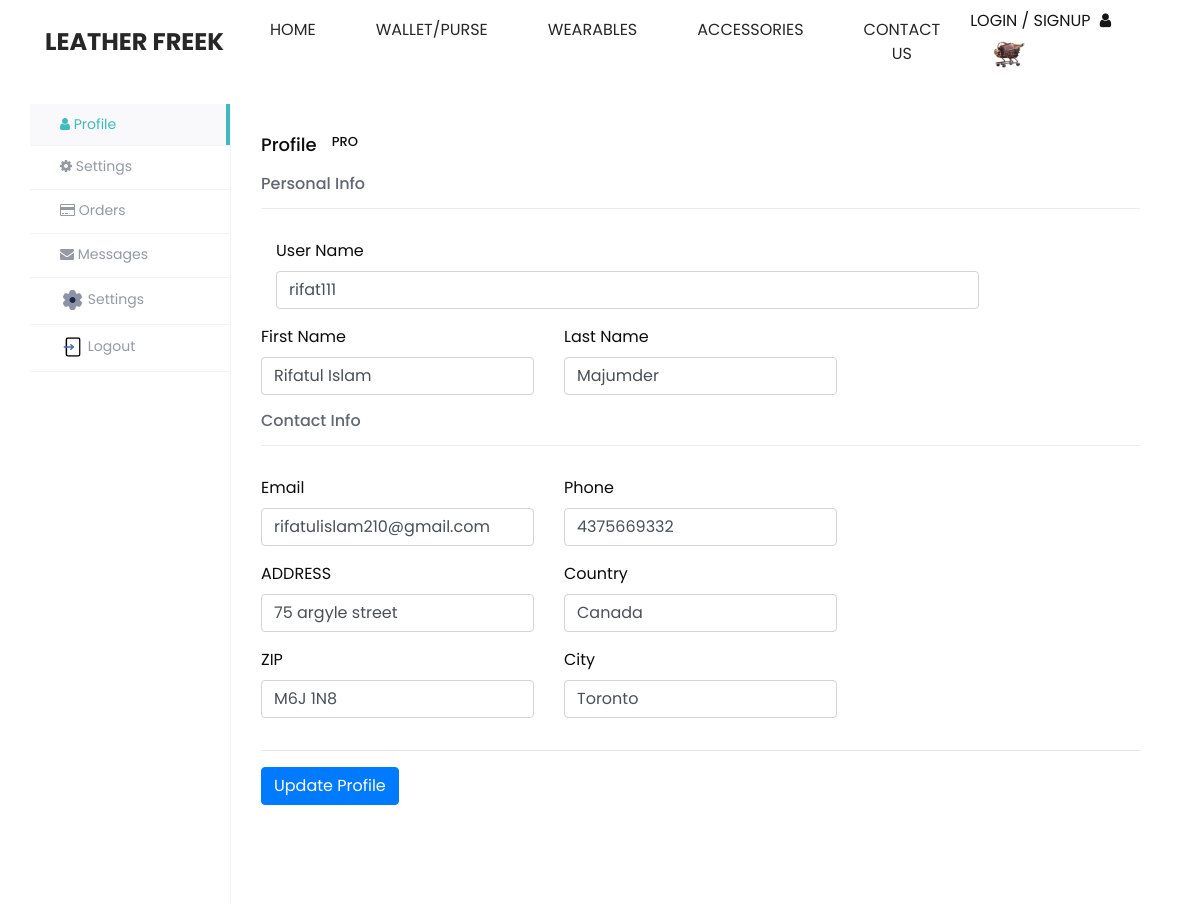
/accounts/profile/ (signed in), run on the app's committed database.
### leather_web/models.py (models this page shows)
class User_Record(models.Model):
    user = models.ForeignKey(User, on_delete=models.CASCADE, related_name='records', null=True)
    user_record_id = models.AutoField(primary_key=True)
    first_name = models.CharField(max_length=100 , blank=True , null=True)
    last_name = models.CharField(max_length=100 , blank=True , null=True)
    user_name = models.CharField(max_length=100)
    user_email = models.EmailField(max_length=100)
    user_phone = models.CharField(max_length=15)
    country = models.CharField(max_length=100 , blank=True , null=True)
    city = models.CharField(max_length=100 , blank=True , null=True)
    zip_code = models.CharField(max_length=10 , blank=True , null=True)
    address = models.TextField(blank=True , null=True)
    def __str__(self):
        return self.user_name

### leather_web/views.py (the view)
# urls.py: path('accounts/profile/' , views.user_profile , name = 'user_profile'),
def user_profile(request):
    if request.user.is_authenticated:
        user = request.user
        user_record, created = User_Record.objects.get_or_create(user=user)
        print('user rewcord',user_record)
        if user_record:
            return render(request, 'events/user_profile.html', {'user': user_record})
        else:
            user_record = User.objects.filter(username=user.username).first()
            return render(request, 'events/user_profile.html', {'user': user_record})
    else:
        return redirect('user_login')

### leather_web/templates/events/user_profile.html (shortened to what this page needs)
{% load static %}
{% load custom_tags %}
{% block content %}
<!DOCTYPE html>
<html lang="en">
<head>
  <link rel="stylesheet" type="text/css" href="{% static 'css/bootstrap.css' %}" />
  <link href="{% static 'css/font-awesome.min.css' %}" rel="stylesheet" />
  <link href="{% static 'css/style.css' %}" rel="stylesheet" />
  <link href="{% static 'css/responsive.css' %}" rel="stylesheet" />
</head>
<body>
  <div class="">
    {% include 'events/head_nav.html' %}
  </div>
<div class="container">
    <div class="view-account">
        <section class="module">
            <div class="module-inner">
                <div class="side-bar">
                    <nav class="side-menu">
                        <ul class="nav">
                            <li class="active"><a href="#" class="nav-link" data-target="#profile-container"><span class="fa fa-user"></span> Profile</a></li>
                            <li><a href="#" class="nav-link" data-target="#settings-container"><span class="fa fa-cog"></span> Settings</a></li>
                            <li><a href="#" class="nav-link" data-target="#orders-container"><span class="fa fa-credit-card"></span> Orders</a></li>
                            <li><a href="#" class="nav-link" data-target="#messages-container"><span class="fa fa-envelope"></span> Messages</a></li>
                            <li>
                                <a href="#" id="settingsLink" class="nav-link" data-target="#drive-container">
                                    <span class="svg-icon">
                                        <img src="{% static 'images/settings.svg' %}" alt="Settings Icon" width="24" height="24">
                                    </span>
                                    Settings
                                </a>
                            </li>
                            <li>
                                <a href="#" class="nav-link" data-target="#reminders-container">
                                    <span class="svg-icon">
                                        <img src="{% static 'images/logout.svg' %}" alt="Logout Icon" width="24" height="24">
                                    </span>
                                    Logout
                                </a>
                            </li>
                        </ul>
                    </nav>
                </div>
                <div class="content-panel" id="profile-container">
                  <h2 class="title">Profile<span class="pro-label label label-warning">PRO</span></h2>
                  <form id="profileForm" class="form-horizontal" action="{% url 'update_profile' %}" >
                    <fieldset class="fieldset">
                        <h3 class="fieldset-title">Personal Info</h3>
                        <div class="form-group">
                            <label class="col-md-2 col-sm-3 col-xs-12 control-label">User Name</label>
                            <div class="col-md-10 col-sm-9 col-xs-12">
                                <input type="text" name="user_name" class="form-control" value="{{ user.user_name }}">
                            </div>
                        </div>
                      <div class="row">
                        <div class="col-md-4 col-sm-6 col-xs-12">
                          <div class="form-group">
                              <label name="first_name" class="control-label">First Name</label>
                              <input type="text" name="first_name" class="form-control" value="{{ user.first_name }}">
                          </div>
                      </div>
                        <div class="col-md-4 col-sm-6 col-xs-12">
                              <div class="form-group">
                                  <label name="last_name" class="control-label">Last Name</label>
                                  <input type="text" name="last_name" class="form-control" value="{{ user.last_name }}">
                              </div>
                          </div>
                    </div>
                  </fieldset>
                  <fieldset class="fieldset">
                        <h3 class="fieldset-title">Contact Info</h3>
                        <div class="row">
                            <div class="col-md-4 col-sm-6 col-xs-12">
                                <div class="form-group">
                                    <label class="control-label">Email</label>
                                    <input type="text" type="email" class="form-control" value="{{ user.email|default_if_none:user.user_email|default:user.user_email }}">
                                </div>
                            </div>
                            <div class="col-md-4 col-sm-6 col-xs-12">
                                <div class="form-group">
                                    <label class="control-label">Phone</label>
                                    <input name="user_phone" type="number" class="form-control" value="{{ user.user_phone }}">
                                </div>
                            </div>
                        </div>
                        <div class="row">
                          <div class="col-md-4 col-sm-6 col-xs-12">
                            <div class="form-group">
                                <label class="control-label">ADDRESS</label>
                                <input name="address" type="text" class="form-control" value="{{ user.address }}">
                            </div>
                        </div>
                              <div class="col-md-4 col-sm-6 col-xs-12">
                                <div class="form-group">
                                    <label class="control-label">Country</label>
                                    <input name="country" type="text" class="form-control" value="{{ user.country }}">
                                </div>
                            </div>
                      </div>
                      <div class="row">
                        <div class="col-md-4 col-sm-6 col-xs-12">
                          <div class="form-group">
                              <label class="control-label">ZIP</label>
                              <input name="zip" type="text" class="form-control" value="{{ user.zip_code }}">
                          </div>
                      </div>
                      <div class="col-md-4 col-sm-6 col-xs-12">
                        <div class="form-group">
                            <label class="control-label">City</label>
                            <input name="city" type="text" class="form-control" value="{{ user.city }}">
                        </div>
                    </div>
                </div>
                    </fieldset>
                      <hr>
                      <div class="form-group justify-content-center">
                          <button id="updateProfileBtn" class="btn btn-primary" type="submit">Update Profile</button>
                      </div>
                  </form>
                </div>
                    {% include 'account/logout.html' %}
            </div>
        </section>
    </div>
</div>
</body>
</html>
{% endblock content %}

### static/css/style.css (style rules this page uses)
body { font-family: "Poppins", sans-serif; color: #0c0c0c; background-color: #ffffff; overflow-x: hidden; }
a, a:hover, a:focus { text-decoration: none; }
.btn, .btn:focus { outline: none !important; -webkit-box-shadow: none; box-shadow: none; }

### static/css/responsive.css (style rules this page uses)
@media (min-width: 1200px) { .container { max-width: 1170px; } }

### data on the page
User_Record: user_name "rifat111", first_name "Rifatul Islam", last_name "Majumder", email "rifatulislam210@gmail.com", user_phone "4375669332", address "75 argyle street", country "Canada", zip "M6J 1N8", city "Toronto"
